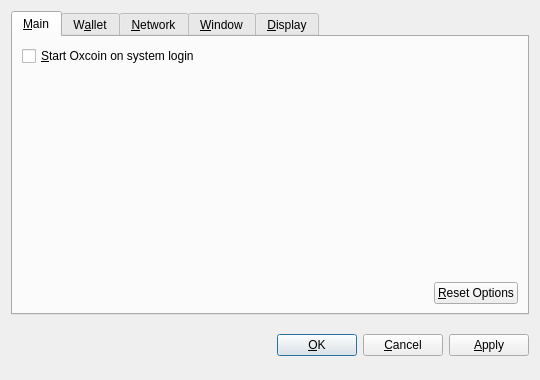
<?xml version="1.0" encoding="UTF-8"?>
<ui version="4.0">
 <class>OptionsDialog</class>
 <widget class="QDialog" name="OptionsDialog">
  <property name="geometry">
   <rect>
    <x>0</x>
    <y>0</y>
    <width>540</width>
    <height>380</height>
   </rect>
  </property>
  <property name="windowTitle">
   <string>Options</string>
  </property>
  <property name="modal">
   <bool>true</bool>
  </property>
  <layout class="QVBoxLayout" name="verticalLayout">
   <item>
    <widget class="QTabWidget" name="tabWidget">
     <property name="tabPosition">
      <enum>QTabWidget::North</enum>
     </property>
     <property name="currentIndex">
      <number>0</number>
     </property>
     <widget class="QWidget" name="tabMain">
      <attribute name="title">
       <string>&amp;Main</string>
      </attribute>
      <layout class="QVBoxLayout" name="verticalLayout_Main">
       <item>
        <widget class="QCheckBox" name="bitcoinAtStartup">
         <property name="toolTip">
          <string>Automatically start Oxcoin after logging in to the system.</string>
         </property>
         <property name="text">
          <string>&amp;Start Oxcoin on system login</string>
         </property>
        </widget>
       </item>
       <item>
        <spacer name="verticalSpacer_Main">
         <property name="orientation">
          <enum>Qt::Vertical</enum>
         </property>
         <property name="sizeHint" stdset="0">
          <size>
           <width>20</width>
           <height>40</height>
          </size>
         </property>
        </spacer>
       </item>
       <item>
        <layout class="QHBoxLayout" name="horizontalLayout_2_Main">
         <item>
          <spacer name="horizontalSpacer_2_Main">
           <property name="orientation">
            <enum>Qt::Horizontal</enum>
           </property>
           <property name="sizeHint" stdset="0">
            <size>
             <width>40</width>
             <height>20</height>
            </size>
           </property>
          </spacer>
         </item>
         <item>
          <widget class="QPushButton" name="resetButton">
           <property name="toolTip">
            <string>Reset all client options to default.</string>
           </property>
           <property name="text">
            <string>&amp;Reset Options</string>
           </property>
           <property name="autoDefault">
            <bool>false</bool>
           </property>
          </widget>
         </item>
        </layout>
       </item>
      </layout>
     </widget>
     <widget class="QWidget" name="tabWallet">
      <attribute name="title">
       <string>W&amp;allet</string>
      </attribute>
      <layout class="QVBoxLayout" name="verticalLayout_Network">
       <item>
        <widget class="QLabel" name="transactionFeeInfoLabel">
         <property name="text">
          <string>Optional transaction fee per kB that helps make sure your transactions are processed quickly. Most transactions are 1 kB.</string>
         </property>
         <property name="textFormat">
          <enum>Qt::PlainText</enum>
         </property>
         <property name="wordWrap">
          <bool>true</bool>
         </property>
        </widget>
       </item>
       <item>
        <layout class="QHBoxLayout" name="horizontalLayout_1_Main">
         <item>
          <widget class="QLabel" name="transactionFeeLabel">
           <property name="text">
            <string>Pay transaction &amp;fee</string>
           </property>
           <property name="textFormat">
            <enum>Qt::PlainText</enum>
           </property>
           <property name="buddy">
            <cstring>transactionFee</cstring>
           </property>
          </widget>
         </item>
         <item>
          <widget class="BitcoinAmountField" name="transactionFee"/>
         </item>
         <item>
          <spacer name="horizontalSpacer_1_Main">
           <property name="orientation">
            <enum>Qt::Horizontal</enum>
           </property>
           <property name="sizeHint" stdset="0">
            <size>
             <width>40</width>
             <height>20</height>
            </size>
           </property>
          </spacer>
         </item>
        </layout>
       </item>
       <item>
        <widget class="QLabel" name="label">
         <property name="text">
          <string>If you disable the spending of unconfirmed change, the change from a transaction cannot be used until that transaction has at least one confirmation. This also affects how your balance is computed.</string>
         </property>
         <property name="wordWrap">
          <bool>true</bool>
         </property>
        </widget>
       </item>
       <item>
        <widget class="QCheckBox" name="spendZeroConfChange">
         <property name="text">
          <string>Spend unconfirmed change  (experts only)</string>
         </property>
        </widget>
       </item>
       <item>
        <spacer name="verticalSpacer">
         <property name="orientation">
          <enum>Qt::Vertical</enum>
         </property>
         <property name="sizeHint" stdset="0">
          <size>
           <width>20</width>
           <height>40</height>
          </size>
         </property>
        </spacer>
       </item>
      </layout>
     </widget>
     <widget class="QWidget" name="tabNetwork">
      <attribute name="title">
       <string>&amp;Network</string>
      </attribute>
      <layout class="QVBoxLayout" name="verticalLayout_Network">
       <item>
        <widget class="QCheckBox" name="mapPortUpnp">
         <property name="toolTip">
          <string>Automatically open the Oxcoin client port on the router. This only works when your router supports UPnP and it is enabled.</string>
         </property>
         <property name="text">
          <string>Map port using &amp;UPnP</string>
         </property>
        </widget>
       </item>
       <item>
        <widget class="QCheckBox" name="connectSocks">
         <property name="toolTip">
          <string>Connect to the Oxcoin network through a SOCKS proxy (e.g. when connecting through Tor).</string>
         </property>
         <property name="text">
          <string>&amp;Connect through SOCKS proxy:</string>
         </property>
        </widget>
       </item>
       <item>
        <layout class="QHBoxLayout" name="horizontalLayout_Network">
         <item>
          <widget class="QLabel" name="proxyIpLabel">
           <property name="text">
            <string>Proxy &amp;IP:</string>
           </property>
           <property name="textFormat">
            <enum>Qt::PlainText</enum>
           </property>
           <property name="buddy">
            <cstring>proxyIp</cstring>
           </property>
          </widget>
         </item>
         <item>
          <widget class="QValidatedLineEdit" name="proxyIp">
           <property name="maximumSize">
            <size>
             <width>140</width>
             <height>16777215</height>
            </size>
           </property>
           <property name="toolTip">
            <string>IP address of the proxy (e.g. 127.0.0.1)</string>
           </property>
          </widget>
         </item>
         <item>
          <widget class="QLabel" name="proxyPortLabel">
           <property name="text">
            <string>&amp;Port:</string>
           </property>
           <property name="textFormat">
            <enum>Qt::PlainText</enum>
           </property>
           <property name="buddy">
            <cstring>proxyPort</cstring>
           </property>
          </widget>
         </item>
         <item>
          <widget class="QLineEdit" name="proxyPort">
           <property name="maximumSize">
            <size>
             <width>55</width>
             <height>16777215</height>
            </size>
           </property>
           <property name="toolTip">
            <string>Port of the proxy (e.g. 9050)</string>
           </property>
          </widget>
         </item>
         <item>
          <widget class="QLabel" name="socksVersionLabel">
           <property name="text">
            <string>SOCKS &amp;Version:</string>
           </property>
           <property name="textFormat">
            <enum>Qt::PlainText</enum>
           </property>
           <property name="buddy">
            <cstring>socksVersion</cstring>
           </property>
          </widget>
         </item>
         <item>
          <widget class="QValueComboBox" name="socksVersion">
           <property name="toolTip">
            <string>SOCKS version of the proxy (e.g. 5)</string>
           </property>
          </widget>
         </item>
         <item>
          <spacer name="horizontalSpacer_Network">
           <property name="orientation">
            <enum>Qt::Horizontal</enum>
           </property>
           <property name="sizeHint" stdset="0">
            <size>
             <width>40</width>
             <height>20</height>
            </size>
           </property>
          </spacer>
         </item>
        </layout>
       </item>
       <item>
        <spacer name="verticalSpacer_Network">
         <property name="orientation">
          <enum>Qt::Vertical</enum>
         </property>
         <property name="sizeHint" stdset="0">
          <size>
           <width>20</width>
           <height>40</height>
          </size>
         </property>
        </spacer>
       </item>
      </layout>
     </widget>
     <widget class="QWidget" name="tabWindow">
      <attribute name="title">
       <string>&amp;Window</string>
      </attribute>
      <layout class="QVBoxLayout" name="verticalLayout_Window">
       <item>
        <widget class="QCheckBox" name="minimizeToTray">
         <property name="toolTip">
          <string>Show only a tray icon after minimizing the window.</string>
         </property>
         <property name="text">
          <string>&amp;Minimize to the tray instead of the taskbar</string>
         </property>
        </widget>
       </item>
       <item>
        <widget class="QCheckBox" name="minimizeOnClose">
         <property name="toolTip">
          <string>Minimize instead of exit the application when the window is closed. When this option is enabled, the application will be closed only after selecting Quit in the menu.</string>
         </property>
         <property name="text">
          <string>M&amp;inimize on close</string>
         </property>
        </widget>
       </item>
       <item>
        <spacer name="verticalSpacer_Window">
         <property name="orientation">
          <enum>Qt::Vertical</enum>
         </property>
         <property name="sizeHint" stdset="0">
          <size>
           <width>20</width>
           <height>40</height>
          </size>
         </property>
        </spacer>
       </item>
      </layout>
     </widget>
     <widget class="QWidget" name="tabDisplay">
      <attribute name="title">
       <string>&amp;Display</string>
      </attribute>
      <layout class="QVBoxLayout" name="verticalLayout_Display">
       <item>
        <layout class="QHBoxLayout" name="horizontalLayout_1_Display">
         <item>
          <widget class="QLabel" name="langLabel">
           <property name="text">
            <string>User Interface &amp;language:</string>
           </property>
           <property name="textFormat">
            <enum>Qt::PlainText</enum>
           </property>
           <property name="buddy">
            <cstring>lang</cstring>
           </property>
          </widget>
         </item>
         <item>
          <widget class="QValueComboBox" name="lang">
           <property name="toolTip">
            <string>The user interface language can be set here. This setting will take effect after restarting Oxcoin.</string>
           </property>
          </widget>
         </item>
        </layout>
       </item>
       <item>
        <layout class="QHBoxLayout" name="horizontalLayout_2_Display">
         <item>
          <widget class="QLabel" name="unitLabel">
           <property name="text">
            <string>&amp;Unit to show amounts in:</string>
           </property>
           <property name="textFormat">
            <enum>Qt::PlainText</enum>
           </property>
           <property name="buddy">
            <cstring>unit</cstring>
           </property>
          </widget>
         </item>
         <item>
          <widget class="QValueComboBox" name="unit">
           <property name="toolTip">
            <string>Choose the default subdivision unit to show in the interface and when sending coins.</string>
           </property>
          </widget>
         </item>
        </layout>
       </item>
       <item>
        <widget class="QCheckBox" name="displayAddresses">
         <property name="toolTip">
          <string>Whether to show Oxcoin addresses in the transaction list or not.</string>
         </property>
         <property name="text">
          <string>&amp;Display addresses in transaction list</string>
         </property>
        </widget>
       </item>
       <item>
        <widget class="QCheckBox" name="coinControlFeatures">
         <property name="toolTip">
          <string>Whether to show coin control features or not.</string>
         </property>
         <property name="text">
          <string>Display coin &amp;control features (experts only!)</string>
         </property>
        </widget>
       </item>
       <item>
        <spacer name="verticalSpacer_Display">
         <property name="orientation">
          <enum>Qt::Vertical</enum>
         </property>
         <property name="sizeHint" stdset="0">
          <size>
           <width>20</width>
           <height>40</height>
          </size>
         </property>
        </spacer>
       </item>
      </layout>
     </widget>
    </widget>
   </item>
   <item>
    <layout class="QHBoxLayout" name="horizontalLayout_Buttons">
     <item>
      <spacer name="horizontalSpacer_1">
       <property name="orientation">
        <enum>Qt::Horizontal</enum>
       </property>
       <property name="sizeHint" stdset="0">
        <size>
         <width>40</width>
         <height>48</height>
        </size>
       </property>
      </spacer>
     </item>
     <item>
      <widget class="QLabel" name="statusLabel">
       <property name="font">
        <font>
         <weight>75</weight>
         <bold>true</bold>
        </font>
       </property>
       <property name="text">
        <string/>
       </property>
       <property name="textFormat">
        <enum>Qt::PlainText</enum>
       </property>
       <property name="wordWrap">
        <bool>true</bool>
       </property>
      </widget>
     </item>
     <item>
      <spacer name="horizontalSpacer_2">
       <property name="orientation">
        <enum>Qt::Horizontal</enum>
       </property>
       <property name="sizeHint" stdset="0">
        <size>
         <width>40</width>
         <height>48</height>
        </size>
       </property>
      </spacer>
     </item>
     <item>
      <widget class="QPushButton" name="okButton">
       <property name="text">
        <string>&amp;OK</string>
       </property>
      </widget>
     </item>
     <item>
      <widget class="QPushButton" name="cancelButton">
       <property name="text">
        <string>&amp;Cancel</string>
       </property>
       <property name="autoDefault">
        <bool>false</bool>
       </property>
      </widget>
     </item>
     <item>
      <widget class="QPushButton" name="applyButton">
       <property name="text">
        <string>&amp;Apply</string>
       </property>
       <property name="autoDefault">
        <bool>false</bool>
       </property>
      </widget>
     </item>
    </layout>
   </item>
  </layout>
 </widget>
 <customwidgets>
  <customwidget>
   <class>BitcoinAmountField</class>
   <extends>QSpinBox</extends>
   <header>bitcoinamountfield.h</header>
  </customwidget>
  <customwidget>
   <class>QValueComboBox</class>
   <extends>QComboBox</extends>
   <header>qvaluecombobox.h</header>
  </customwidget>
  <customwidget>
   <class>QValidatedLineEdit</class>
   <extends>QLineEdit</extends>
   <header>qvalidatedlineedit.h</header>
  </customwidget>
 </customwidgets>
 <resources/>
 <connections/>
</ui>
